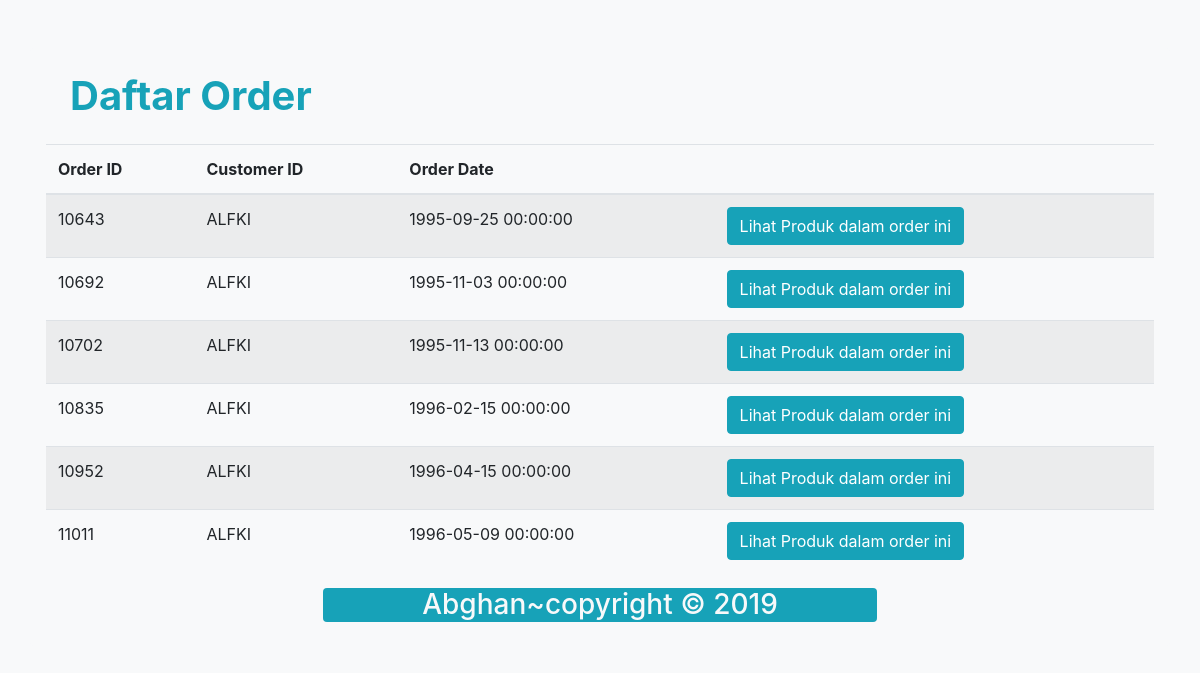
The app's page /order.php?cid=ALFKI with its own data.
### tables this page shows
CREATE TABLE `orders` (
  `OrderID` int(11) NOT NULL default '0',
  `CustomerID` varchar(5) default NULL,
  `EmployeeID` int(11) default NULL,
  `OrderDate` datetime default NULL,
  `RequiredDate` datetime default NULL,
  `ShippedDate` datetime default NULL,
  `ShipVia` int(11) default NULL,
  `Freight` double default NULL,
  `ShipName` varchar(40) default NULL,
  `ShipAddress` varchar(60) default NULL,
  `ShipCity` varchar(15) default NULL,
  `ShipRegion` varchar(15) default NULL,
  `ShipPostalCode` varchar(10) default NULL,
  `ShipCountry` varchar(15) default NULL,
  PRIMARY KEY  (`OrderID`)
);

### order.php (the view, shortened to what this page needs)
<!DOCTYPE html>
<html lang="en">
<head>
  <link rel="stylesheet" href="css/bootstrap.min.css">
</head>
<body class="bg-light">
  <?php
  $cid = $_GET['cid'];
  $link = mysqli_connect("localhost", "root", "", "nwind");
  $data = mysqli_query($link, "SELECT * FROM orders WHERE CustomerID = '$cid'");
  ?>
  <div class="container bg-light p-3 my-5 rounded">
    <h1 class="text-info mt-2 ml-4 mb-auto"><b>Daftar Order</b></h1><br>
    <table class="table table-striped">
      <thead>
        <tr>
          <th scope="col">Order ID</th>
          <th scope="col">Customer ID</th>
          <th scope="col">Order Date</th>
          <th scope="col"></th>
        </tr>
      </thead>
      <tbody>
        <?php
        while ($row = mysqli_fetch_array($data)) {
          ?>
          <tr>
            <td>
              <?=
                  $row['OrderID'];
                $order = $row['OrderID'];
                ?>
            </td>
            <td><?= $cid; ?></td>
            <td><?= $row['OrderDate']; ?></td>
            <td>
              <a href="order-details.php?oid=<?= $order ?>">
                <button type="button" class="btn btn-info">Lihat Produk dalam order ini</button>
              </a>
            </td>
          </tr>
        <?php
        }
        ?>
      </tbody>
    </table>
    <div class="container col-6 bg-info rounded">
        <h3 class="text-light text-center">Abghan~copyright &copy 2019</h3>
    </div>
  </div>
</body>
</html>

### records on screen
orders: OrderID "10643", OrderDate "1995-09-25 00:00:00"
orders: OrderID "10692", OrderDate "1995-11-03 00:00:00"
orders: OrderID "10702", OrderDate "1995-11-13 00:00:00"
orders: OrderID "10835", OrderDate "1996-02-15 00:00:00"
orders: OrderID "10952", OrderDate "1996-04-15 00:00:00"
orders: OrderID "11011", OrderDate "1996-05-09 00:00:00"
